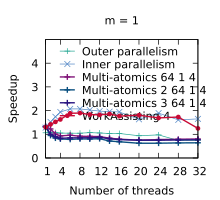

Here is the gnuplot script that generated this plot:
set title "m = 1"
set terminal pdf size 2.2,2.0
set output "./results/Scans_n___4,194,304,_m___1.pdf"
set key on
set key top left Left reverse
set key samplen 1.4
set xrange [1:32]
set xtics (1, 4, 8, 12, 16, 20, 24, 28, 32)
set xlabel "Number of threads"
set yrange [0:5]
set ytics (0, 1, 2, 3, 4)
set ylabel "Speedup"
plot './results/Scans_n___4,194,304,_m___1.dat' using 1:2 title "Outer parallelism" pointsize 0.7 lw 1 pt 1 linecolor rgb "#24A793" with linespoints, \
  './results/Scans_n___4,194,304,_m___1.dat' using 1:3 title "Inner parallelism" pointsize 0.7 lw 1 pt 2 linecolor rgb "#5287C6" with linespoints, \
  './results/Scans_n___4,194,304,_m___1.dat' using 1:4 title "Multi-atomics 64 1 4" pointsize 0.7 lw 2 pt 1 linecolor rgb "#801478" with linespoints, \
  './results/Scans_n___4,194,304,_m___1.dat' using 1:5 title "Multi-atomics 2 64 1 4" pointsize 0.7 lw 2 pt 1 linecolor rgb "#0A5080" with linespoints, \
  './results/Scans_n___4,194,304,_m___1.dat' using 1:6 title "Multi-atomics 3 64 1 4" pointsize 0.7 lw 2 pt 1 linecolor rgb "#281480" with linespoints, \
  './results/Scans_n___4,194,304,_m___1.dat' using 1:7 title "WorkAssisting 4" pointsize 0.4 lw 2 pt 7 linecolor rgb "#C80A35" with linespoints
